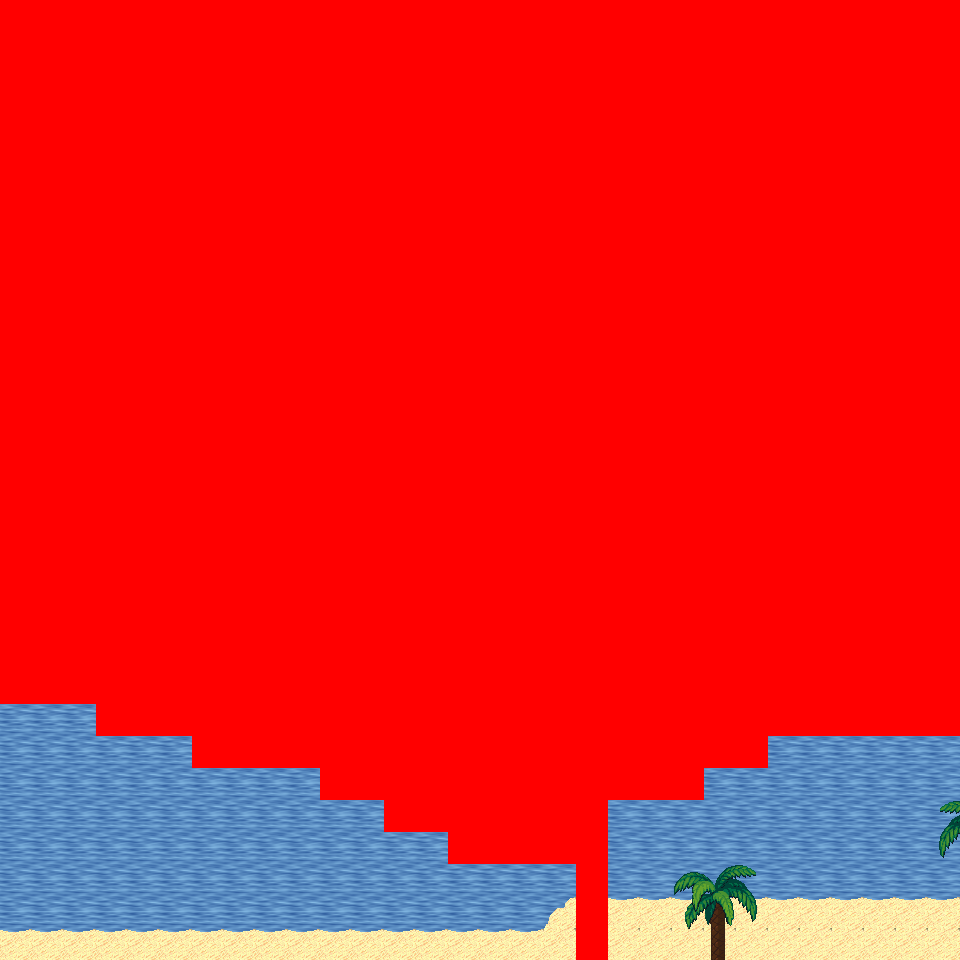

Below is a game level as drawn by its tile map, then a one-line description and the .tmx that defines it (tile-layer data replaced by summaries):
An orthogonal 30x30 tile map with 32x32 px tiles, 6 tile layers (Ground, Object, Object2, Above, ...), 57 tilesets and 4 objects (4x mapExit).

<map version="1.0" orientation="orthogonal" renderorder="right-down" width="30" height="30" tilewidth="32" tileheight="32" nextobjectid="5">
  <tileset firstgid="1" name="tileset_logic_collision" tilewidth="32" tileheight="32" tilecount="1" columns="1">
    <image source="../drawable/tileset_logic_collision.png" width="32" height="32" />
  </tileset>
  <tileset firstgid="2" name="tileset_ground_ground" tilewidth="32" tileheight="32" tilecount="33" columns="3">
    <image source="../drawable/tileset_ground_ground.png" width="96" height="352" />
  </tileset>
  <tileset firstgid="35" name="tileset_ground_water_pool" tilewidth="32" tileheight="32" tilecount="72" columns="3">
    <image source="../drawable/tileset_ground_water_pool.png" width="96" height="768" />
  </tileset>
  <tileset firstgid="107" name="tileset_furniture_carpet_plain_colours" tilewidth="32" tileheight="32" tilecount="10" columns="10">
    <image source="../drawable/tileset_furniture_carpet_plain_colours.png" width="320" height="32" />
  </tileset>
  <tileset firstgid="117" name="tileset_ground_brown_paving" tilewidth="32" tileheight="32" tilecount="2" columns="2">
    <image source="../drawable/tileset_ground_brown_paving.png" width="64" height="32" />
  </tileset>
  <tileset firstgid="119" name="tileset_ground_water_water" tilewidth="32" tileheight="32" tilecount="24" columns="3">
    <image source="../drawable/tileset_ground_water_water.png" width="96" height="256" />
  </tileset>
  <tileset firstgid="143" name="tileset_building_fence_fence_chunky" tilewidth="32" tileheight="32" tilecount="21" columns="3">
    <image source="../drawable/tileset_building_fence_fence_chunky.png" width="96" height="224" />
  </tileset>
  <tileset firstgid="164" name="tileset_ground_water_pool_corners" tilewidth="32" tileheight="32" tilecount="72" columns="3">
    <image source="../drawable/tileset_ground_water_pool_corners.png" width="96" height="768" />
  </tileset>
  <tileset firstgid="236" name="tileset_ground_grass_edges" tilewidth="32" tileheight="32" tilecount="36" columns="12">
    <image source="../drawable/tileset_ground_grass_edges.png" width="384" height="96" />
  </tileset>
  <tileset firstgid="272" name="tileset_ground_grass_corners" tilewidth="32" tileheight="32" tilecount="24" columns="6">
    <image source="../drawable/tileset_ground_grass_corners.png" width="192" height="128" />
  </tileset>
  <tileset firstgid="296" name="tileset_plant_grasses" tilewidth="32" tileheight="32" tilecount="6" columns="3">
    <image source="../drawable/tileset_plant_grasses.png" width="96" height="64" />
  </tileset>
  <tileset firstgid="302" name="tileset_plant_flower_daisy_white" tilewidth="32" tileheight="32" tilecount="8" columns="2">
    <image source="../drawable/tileset_plant_flower_daisy_white.png" width="64" height="128" />
  </tileset>
  <tileset firstgid="310" name="tileset_building_door_door_w" tilewidth="32" tileheight="32" tilecount="6" columns="2">
    <image source="../drawable/tileset_building_door_door_w.png" width="64" height="96" />
  </tileset>
  <tileset firstgid="316" name="tileset_building_wall_wood" tilewidth="32" tileheight="32" tilecount="16" columns="4">
    <image source="../drawable/tileset_building_wall_wood.png" width="128" height="128" />
  </tileset>
  <tileset firstgid="332" name="tileset_building_door_door_e" tilewidth="32" tileheight="32" tilecount="6" columns="2">
    <image source="../drawable/tileset_building_door_door_e.png" width="64" height="96" />
  </tileset>
  <tileset firstgid="338" name="tileset_ground_ground_2" tilewidth="32" tileheight="32" tilecount="4" columns="4">
    <image source="../drawable/tileset_ground_ground_2.png" width="128" height="32" />
  </tileset>
  <tileset firstgid="342" name="tileset_building_wall_stone" tilewidth="32" tileheight="32" tilecount="12" columns="3">
    <image source="../drawable/tileset_building_wall_stone.png" width="96" height="128" />
  </tileset>
  <tileset firstgid="354" name="tileset_building_wall_wall_brown" tilewidth="32" tileheight="32" tilecount="12" columns="3">
    <image source="../drawable/tileset_building_wall_wall_brown.png" width="96" height="128" />
  </tileset>
  <tileset firstgid="366" name="tileset_building_door_door_n" tilewidth="32" tileheight="32" tilecount="6" columns="3">
    <image source="../drawable/tileset_building_door_door_n.png" width="96" height="64" />
  </tileset>
  <tileset firstgid="372" name="tileset_building_church" tilewidth="32" tileheight="32" tilecount="56" columns="8">
    <image source="../drawable/tileset_building_church.png" width="256" height="224" />
  </tileset>
  <tileset firstgid="428" name="tileset_building_castle" tilewidth="32" tileheight="32" tilecount="320" columns="20">
    <image source="../drawable/tileset_building_castle.png" width="640" height="512" />
  </tileset>
  <tileset firstgid="748" name="tileset_plant_cactus" tilewidth="32" tileheight="32" tilecount="2" columns="1">
    <image source="../drawable/tileset_plant_cactus.png" width="32" height="64" />
  </tileset>
  <tileset firstgid="750" name="tileset_plant_stump_small_stump" tilewidth="32" tileheight="32" tilecount="4" columns="2">
    <image source="../drawable/tileset_plant_stump_small_stump.png" width="64" height="64" />
  </tileset>
  <tileset firstgid="754" name="tileset_furniture_carpet_rug_border" tilewidth="32" tileheight="32" tilecount="9" columns="3">
    <image source="../drawable/tileset_furniture_carpet_rug_border.png" width="96" height="96" />
  </tileset>
  <tileset firstgid="763" name="tileset_building_window_window_right" tilewidth="32" tileheight="32" tilecount="2" columns="2">
    <image source="../drawable/tileset_building_window_window_right.png" width="64" height="32" />
  </tileset>
  <tileset firstgid="765" name="tileset_item_statue_fairypool" tilewidth="32" tileheight="32" tilecount="16" columns="2">
    <image source="../drawable/tileset_item_statue_fairypool.png" width="64" height="256" />
  </tileset>
  <tileset firstgid="781" name="tileset_furniture_table_long_front_on" tilewidth="32" tileheight="32" tilecount="3" columns="1">
    <image source="../drawable/tileset_furniture_table_long_front_on.png" width="32" height="96" />
  </tileset>
  <tileset firstgid="784" name="tileset_building_decoration_blue_circle" tilewidth="32" tileheight="32" tilecount="4" columns="2">
    <image source="../drawable/tileset_building_decoration_blue_circle.png" width="64" height="64" />
  </tileset>
  <tileset firstgid="788" name="tileset_building_wall_bricked_edges" tilewidth="32" tileheight="32" tilecount="25" columns="5">
    <image source="../drawable/tileset_building_wall_bricked_edges.png" width="160" height="160" />
  </tileset>
  <tileset firstgid="813" name="tileset_item_corpse_skull_pale" tilewidth="32" tileheight="32" tilecount="2" columns="2">
    <image source="../drawable/tileset_item_corpse_skull_pale.png" width="64" height="32" />
  </tileset>
  <tileset firstgid="815" name="tileset_item_corpse_huge_animal" tilewidth="32" tileheight="32" tilecount="16" columns="2">
    <image source="../drawable/tileset_item_corpse_huge_animal.png" width="64" height="256" />
  </tileset>
  <tileset firstgid="831" name="tileset_item_sign_large" tilewidth="32" tileheight="32" tilecount="15" columns="5">
    <image source="../drawable/tileset_item_sign_large.png" width="160" height="96" />
  </tileset>
  <tileset firstgid="846" name="tileset_building_roof_yellow" tilewidth="32" tileheight="32" tilecount="20" columns="5">
    <image source="../drawable/tileset_building_roof_yellow.png" width="160" height="128" />
  </tileset>
  <tileset firstgid="866" name="tileset_building_roof_red" tilewidth="32" tileheight="32" tilecount="20" columns="5">
    <image source="../drawable/tileset_building_roof_red.png" width="160" height="128" />
  </tileset>
  <tileset firstgid="886" name="tileset_building_roof_green" tilewidth="32" tileheight="32" tilecount="20" columns="5">
    <image source="../drawable/tileset_building_roof_green.png" width="160" height="128" />
  </tileset>
  <tileset firstgid="906" name="tileset_building_roof_blue" tilewidth="32" tileheight="32" tilecount="20" columns="5">
    <image source="../drawable/tileset_building_roof_blue.png" width="160" height="128" />
  </tileset>
  <tileset firstgid="926" name="tileset_logic_creature_animal" tilewidth="32" tileheight="32" tilecount="32" columns="8">
    <image source="../drawable/tileset_logic_creature_animal.png" width="256" height="128" />
  </tileset>
  <tileset firstgid="958" name="tileset_logic_creature_golem" tilewidth="32" tileheight="32" tilecount="4" columns="4">
    <image source="../drawable/tileset_logic_creature_golem.png" width="128" height="32" />
  </tileset>
  <tileset firstgid="962" name="tileset_object_boat" tilewidth="32" tileheight="32" tilecount="42" columns="6">
    <image source="../drawable/tileset_object_boat.png" width="192" height="224" />
  </tileset>
  <tileset firstgid="1004" name="tileset_ground_water_pool_deep" tilewidth="32" tileheight="32" tilecount="72" columns="3">
    <image source="../drawable/tileset_ground_water_pool_deep.png" width="96" height="768" />
  </tileset>
  <tileset firstgid="1076" name="tileset_object_suspension_bridge" tilewidth="32" tileheight="32" tilecount="24" columns="3">
    <image source="../drawable/tileset_object_suspension_bridge.png" width="96" height="256" />
  </tileset>
  <tileset firstgid="1100" name="tileset_plant_tree_palm_trees" tilewidth="32" tileheight="32" tilecount="40" columns="4">
    <image source="../drawable/tileset_plant_tree_palm_trees.png" width="128" height="320" />
  </tileset>
  <tileset firstgid="1140" name="tileset_furniture_table_hotdog_stand" tilewidth="32" tileheight="32" tilecount="20" columns="4">
    <image source="../drawable/tileset_furniture_table_hotdog_stand.png" width="128" height="160" />
  </tileset>
  <tileset firstgid="1160" name="tileset_item_banners_banners" tilewidth="32" tileheight="32" tilecount="6" columns="2">
    <image source="../drawable/tileset_item_banners_banners.png" width="64" height="96" />
  </tileset>
  <tileset firstgid="1166" name="tileset_building_door_closed" tilewidth="32" tileheight="32" tilecount="1" columns="1">
    <image source="../drawable/tileset_building_door_closed.png" width="32" height="32" />
  </tileset>
  <tileset firstgid="1167" name="tileset_building_decoration_numbers" tilewidth="32" tileheight="32" tilecount="20" columns="2">
    <image source="../drawable/tileset_building_decoration_numbers.png" width="64" height="320" />
  </tileset>
  <tileset firstgid="1187" name="tileset_building_decoration_numbers_higher" tilewidth="32" tileheight="32" tilecount="2" columns="2">
    <image source="../drawable/tileset_building_decoration_numbers_higher.png" width="64" height="32" />
  </tileset>
  <tileset firstgid="1189" name="tileset_furniture_light_small_oil_lamp" tilewidth="32" tileheight="32" tilecount="8" columns="2">
    <image source="../drawable/tileset_furniture_light_small_oil_lamp.png" width="64" height="128" />
  </tileset>
  <tileset firstgid="1197" name="tileset_light_light_1x1" tilewidth="32" tileheight="32" tilecount="3" columns="3">
    <image source="../drawable/tileset_light_light_1x1.png" width="96" height="32" />
  </tileset>
  <tileset firstgid="1200" name="tileset_building_roof_straw" tilewidth="32" tileheight="32" tilecount="20" columns="5">
    <image source="../drawable/tileset_building_roof_straw.png" width="160" height="128" />
  </tileset>
  <tileset firstgid="1220" name="tileset_building_huts" tilewidth="32" tileheight="32" tilecount="338" columns="26">
    <image source="../drawable/tileset_building_huts.png" width="832" height="416" />
  </tileset>
  <tileset firstgid="1558" name="tileset_light_light_5x5" tilewidth="32" tileheight="32" tilecount="25" columns="5">
    <image source="../drawable/tileset_light_light_5x5.png" width="160" height="160" />
  </tileset>
  <tileset firstgid="1583" name="tileset_logic_item_sign" tilewidth="32" tileheight="32" tilecount="1" columns="1">
    <image source="../drawable/tileset_logic_item_sign.png" width="32" height="32" />
  </tileset>
  <tileset firstgid="1584" name="tileset_light_door_light" tilewidth="32" tileheight="32" tilecount="12" columns="3">
    <image source="../drawable/tileset_light_door_light.png" width="96" height="128" />
  </tileset>
  <tileset firstgid="1596" name="tileset_ground_sand_1" tilewidth="32" tileheight="32" tilecount="10" columns="2">
    <image source="../drawable/tileset_ground_sand_1.png" width="64" height="160" />
  </tileset>
  <tileset firstgid="1606" name="tileset_ground_sand_2" tilewidth="32" tileheight="32" tilecount="15" columns="5">
    <image source="../drawable/tileset_ground_sand_2.png" width="160" height="96" />
  </tileset>
  <tileset firstgid="1621" name="tileset_logic_creature_reptile" tilewidth="32" tileheight="32" tilecount="7" columns="7">
    <image source="../drawable/tileset_logic_creature_reptile.png" width="224" height="32" />
  </tileset>
  <layer name="Ground" width="30" height="30">
    <data>[900 cells, 900 non-empty, 10 distinct tile ids]</data>
  </layer>
  <layer name="Object" width="30" height="30">
    <data>[900 cells, 51 non-empty, 3 distinct tile ids]</data>
  </layer>
  <layer name="Object2" width="30" height="30">
    <data>[900 cells, 0 non-empty, 0 distinct tile ids]</data>
  </layer>
  <layer name="Above" width="30" height="30">
    <data>[900 cells, 15 non-empty, 15 distinct tile ids]</data>
  </layer>
  <layer name="Above2" width="30" height="30">
    <data>[900 cells, 0 non-empty, 0 distinct tile ids]</data>
  </layer>
  <layer name="Walkable" width="30" height="30">
    <data>[900 cells, 732 non-empty, 1 distinct tile ids]</data>
  </layer>
  <objectgroup name="MapEvents">
    <object id="1" name="south" type="mapExit" x="0" y="928" width="576" height="32">
      <properties>
        <property name="map" value="level_0_x258_y94" />
        <property name="x" value="0" />
        <property name="y" value="1" />
      </properties>
    </object>
    <object id="2" name="south2" type="mapExit" x="608" y="928" width="352" height="32">
      <properties>
        <property name="map" value="level_0_x258_y94" />
        <property name="x" value="19" />
        <property name="y" value="1" />
      </properties>
    </object>
    <object id="3" name="west" type="mapExit" x="0" y="704" width="32" height="256">
      <properties>
        <property name="map" value="level_0_x257_y93" />
        <property name="x" value="28" />
        <property name="y" value="22" />
      </properties>
    </object>
    <object id="4" name="east" type="mapExit" x="928" y="736" width="32" height="224">
      <properties>
        <property name="map" value="level_0_x259_y93" />
        <property name="x" value="1" />
        <property name="y" value="23" />
      </properties>
    </object>
  </objectgroup>
</map>
